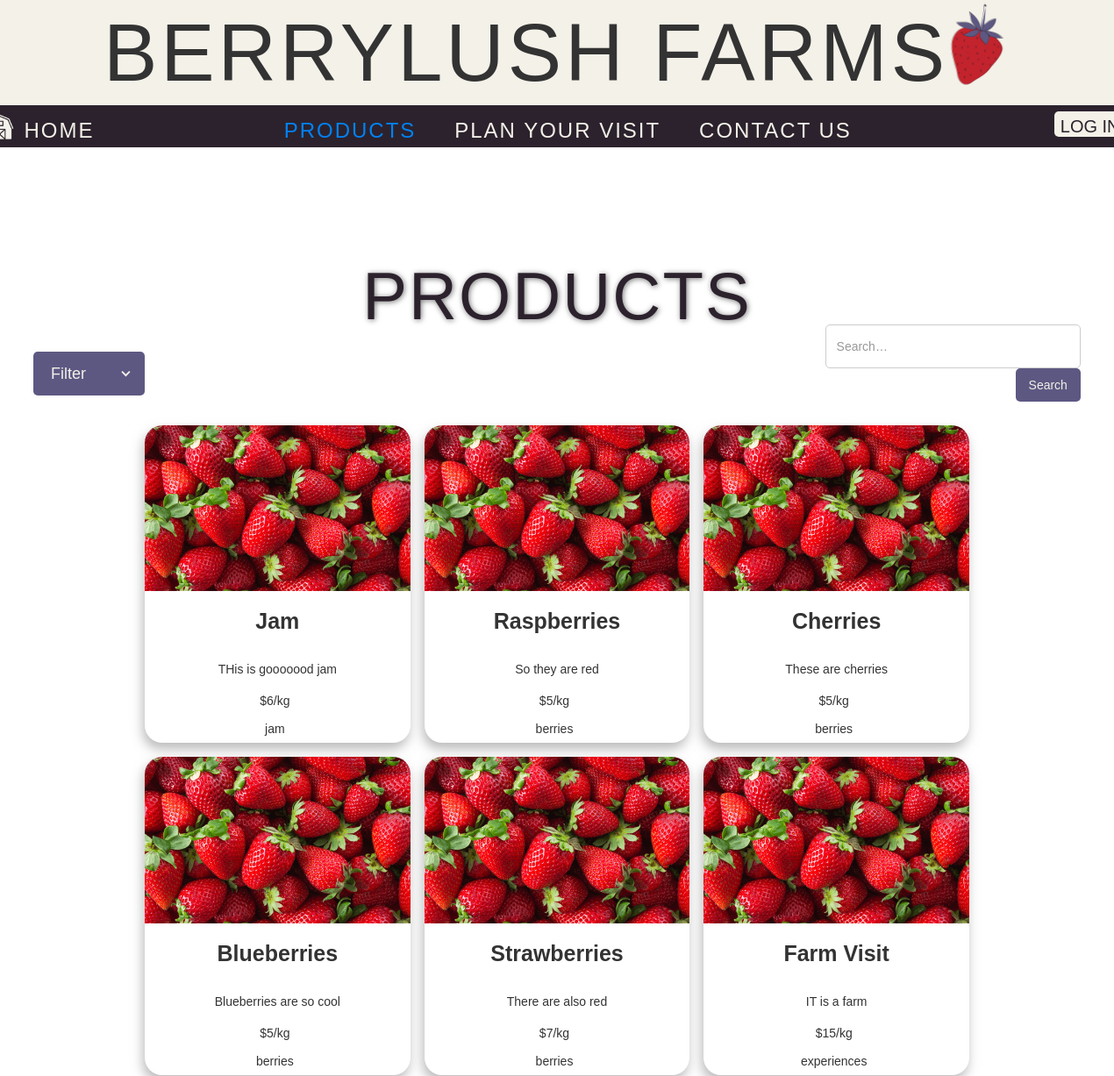
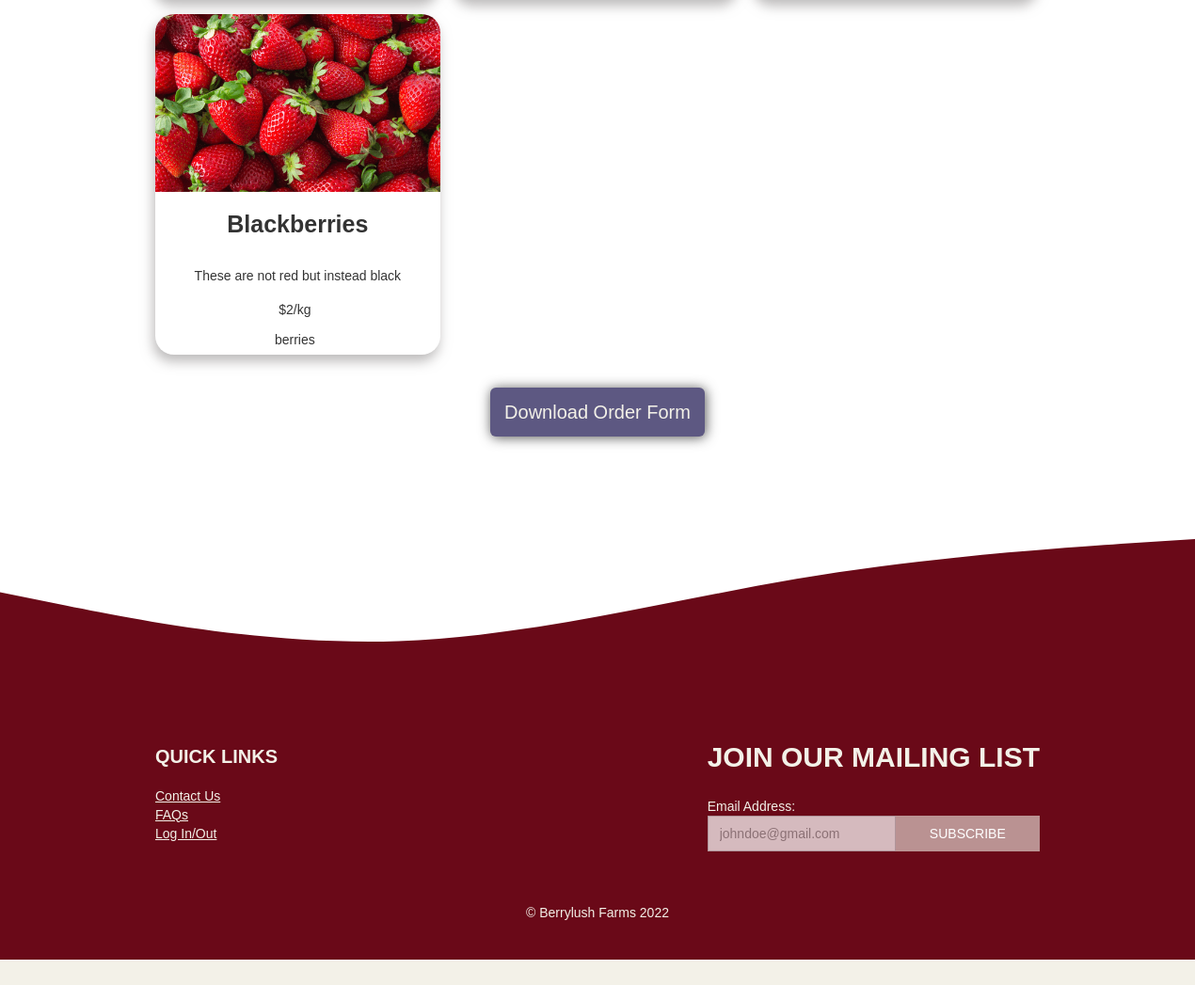
Screenshot of /products/ with the database file from the repository (2 pictures, top to bottom).
### berrylush_app/models.py (models this page shows, shortened)
class Product(models.Model):
    PRODUCT_CATEGORIES = (
        ('Jam', 'JAM'),
        ('Berries', 'BERRIES'),
        ('Experiences', 'EXPERIENCES'),
    )
    title = models.CharField(max_length=256, blank=True, null=True)
    id = models.UUIDField(default=uuid.uuid4, unique=True, primary_key=True, editable=False)
    bio = models.TextField(max_length=256, blank=True, null=True)
    price = models.IntegerField(blank=True, null = True)
    category = models.CharField(max_length=256, choices = PRODUCT_CATEGORIES, blank=True, null=True)

### berrylush_app/views.py (the view)
# urls.py: path('products/', views.products, name="products"),
def products(request):
    query = ''
    if request.GET.get('query'):
        query = request.GET.get('query')
    products = Product.objects.distinct().filter(Q(title__icontains = query) | Q(bio__icontains = query) | Q(price__icontains = query) | Q(category__icontains = query))
    categories = Product.objects.distinct().values_list('category', flat=True)
    context = {'query': query, 'products': products, 'categories': categories}
    return render(request, 'products.html', context)

### templates/products.html (shortened to what this page needs)
<!DOCTYPE html>
{% load static %}
<html data-wf-page="628e314fcfef3575ebe0b58e" data-wf-site="628e314fcfef35723be0b586">
<head>
  <link href="{% static 'ss/normalize.css' %}" rel="stylesheet" type="text/css">
  <link href="{% static 'css/webflow.css' %}" rel="stylesheet" type="text/css">
  <link href="{% static 'css/berrylush-farms-40f935-013dcfb147edea68.webflow.css' %}" rel="stylesheet" type="text/css">
</head>
<body>
  <div class="section-5 wf-section">
    <div class="div-block-5"><img src="{% static 'images/2.png' %}" loading="lazy" alt="" class="image-9">
      <h1 class="heading-7">BERRYLUSH FARMS</h1>
    </div>
  </div>
  <div data-animation="default" data-collapse="medium" data-duration="400" data-easing="ease" data-easing2="ease" role="banner" class="navbar-3 w-nav">
    <div class="w-container">
      <nav role="navigation" class="nav-menu w-nav-menu">
        <a href="{% url 'index' %}" class="w-inline-block"><img data-w-id="ad5a66d9-01c4-9ffc-1477-0bc3040606d3" loading="lazy" src="{% static 'images/Berrylush-Website-Design-1600-×-6000px.png' %}" alt="" class="image-10 nav-item-barn-icon"></a>
        <a href="{% url 'products' %}" aria-current="page" class="nav-link-6 nav-item w-nav-link w--current">PRODUCTS</a>
        <a href="{% url 'plan-your-visit' %}" class="nav-item w-nav-link">PLAN YOUR VISIT</a>
        <a href="{% url 'contact-us' %}" class="nav-item w-nav-link">CONTACT US</a>
        {% if request.user.is_authenticated %}
        <a href="{% url 'logoutUser' %}" class="button-3 w-button">LOG OUT</a>
        {% else %}
        <a href="{% url 'authentication-log-in' %}" class="button-3 w-button">LOG IN</a>
        {% endif %}
        <div class="text-block-4 nav-item nav-item-barn-text">HOME</div>
      </nav>
    </div>
  </div>
  <div class="section-8 wf-section">
    <div class="div-block-15 wave-image-header"><img src="{% static 'images/wave-8.svg' %}" loading="lazy" alt="" class="image-16"></div>
    <div>
      <h1 class="heading-15">PRODUCTS</h1>
    </div>
  </div>
  <div class="section-12 wf-section">
    <div id="w-node-_6757e2f5-75fd-273e-9b6b-c7109cb0a11d-ebe0b58e" class="div-block-20">
      <div data-hover="true" data-delay="0" id="w-node-_6757e2f5-75fd-273e-9b6b-c7109cb0a11e-ebe0b58e" class="dropdown-2 w-dropdown">
        <div class="dropdown-toggle-4 dropdown-toggle-3 w-dropdown-toggle">
          <div class="icon-5 w-icon-dropdown-toggle"></div>
          <div class="text-block-15">Filter</div>
        </div>
      </div>
    </div>
    <div id="w-node-_6757e2f5-75fd-273e-9b6b-c7109cb0a12a-ebe0b58e" class="div-block-19">
      <form class="form" action="" method="get" id="w-node-_6757e2f5-75fd-273e-9b6b-c7109cb0a12b-ebe0b58e" class="search margin-correction w-clearfix w-form">
        <input type="search" class="search-input-2 w-input" maxlength="256" name="query" value="{{query}}" placeholder="Search…" id="search">
        <input type="submit" value="Search" data-w-id="6757e2f5-75fd-273e-9b6b-c7109cb0a12d" class="search-button-2 w-button">
      </form>
    </div>
  </div>
  <div class="section-11 wf-section">
    <div class="container-5 w-container">
      <div class="w-layout-grid grid-4">
        {% for product in products %}
        <div id="w-node-_152499c4-4c35-b19d-3725-b5acf10d93fa-ebe0b58e" class="div-block-21 product-card"><img src="{% static 'images/Screen-Shot-2022-05-24-at-10.22.32-AM.png' %}" loading="lazy" sizes="(max-width: 991px) 100vw, 940px" srcset="{% static 'images/Screen-Shot-2022-05-24-at-10.22.32-AM-p-500.png' %}, {% static 'images/Screen-Shot-2022-05-24-at-10.22.32-AM-p-800.png' %}, {% static 'images/Screen-Shot-2022-05-24-at-10.22.32-AM-p-1080.png' %}, {% static 'images/Screen-Shot-2022-05-24-at-10.22.32-AM.png' %}" alt="" class="image-19">
          <h1 data-w-id="81ddccb6-c285-b582-a11b-d2a9b236bff7" class="heading-18 product-name">{{product.title}}</h1>
          <p class="paragraph-6">{{product.bio}}</p>
          <div class="text-block-16">${{product.price}}/kg</div>
          <div class="text-block-16">{{product.category}}</div>
        </div>
        {% endfor %}
      </div>
    </div>
  </div>
  <div class="download-button-section wf-section">
    <div class="w-container">
      <div class="download-button-wrapper">
        <a data-w-id="e46353ec-ccac-0a28-921a-fd94273e7182" href="{% static 'documents/Product-Order-Form.pdf' %}" target="_blank" class="download-order-form-button w-button">Download Order Form</a>
      </div>
    </div>
  </div><img src="{% static 'images/wave-10.svg' %}" loading="lazy" width="1172" alt="" class="image-11">
  <footer id="footer" class="footer wf-section">
    <div class="div-block-10">
      <div class="div-block-11"></div>
    </div>
    <div class="w-container">
      <div class="footer-flex-container">
        <div data-w-id="bd0e0181-6421-6840-37dc-8973316b6f15" class="div-block-9 footer-content">
          <h1 class="quick-links heading-8 footer-content">QUICK LINKS</h1>
          <a href="{% url 'contact-us' %}" class="link-4 footer-content">Contact Us</a>
          <a href="{% url 'samplePDF' %}" class="link footer-content"><br>FAQs</a>
          <a href="{% url 'authentication-log-in' %}" class="link-3"><br>Log In/Out</a>
        </div>
        <div data-w-id="bd0e0181-6421-6840-37dc-8973316b6f20" class="div-block-8">
          <h2 class="footer-heading footer-content">JOIN OUR MAILING LIST</h2>
          <div class="text-block-6 footer-content">Email Address:</div>
          <div>
            <div class="w-form">
              <form id="email-form-3" name="email-form-3" data-name="Email Form 3" method="get" class="subscribe-form-flex">
                <div class="subscribe-form-input-wrapper"><input type="email" class="subscribe-form-input footer-content w-input" maxlength="256" name="Subscriber-Email-2" data-name="Subscriber Email 2" placeholder="johndoe@gmail.com" id="Subscriber-Email-2" required=""><input type="submit" value="SUBSCRIBE" data-wait="Please wait..." class="submit-button-2 footer-content w-button"></div>
              </form>
            </div>
          </div>
        </div>
      </div>
      <div class="text-block-5 footer-content">© Berrylush Farms 2022</div>
    </div>
  </footer>
</body>
</html>

### static/css/webflow.css (style rules this page uses)
[class^="w-icon-"], [class*=" w-icon-"] { font-family: 'webflow-icons' !important; speak: none; font-style: normal; font-weight: normal; font-variant: normal; text-transform: none; line-height: 1; -webkit-font-smoothing: antialiased; -moz-osx-font-smoothing: grayscale; }
.w-icon-arrow-down:before, .w-icon-dropdown-toggle:before { content: "\e603"; }
* { -webkit-box-sizing: border-box; -moz-box-sizing: border-box; box-sizing: border-box; }
html { height: 100%; }
body { margin: 0; min-height: 100%; background-color: #fff; font-family: Arial, sans-serif; font-size: 14px; line-height: 20px; color: #333; }
img { max-width: 100%; vertical-align: middle; display: inline-block; }
.w-inline-block { max-width: 100%; display: inline-block; }
.w-button { display: inline-block; padding: 9px 15px; background-color: #3898EC; color: white; border: 0; line-height: inherit; text-decoration: none; cursor: pointer; border-radius: 0; }
input.w-button { -webkit-appearance: button; }
h1, h2, h3, h4, h5, h6 { font-weight: bold; margin-bottom: 10px; }
h1 { font-size: 38px; line-height: 44px; margin-top: 20px; }
h2 { font-size: 32px; line-height: 36px; margin-top: 20px; }
p { margin-top: 0; margin-bottom: 10px; }
.w-form { margin: 0 0 15px; }
.w-input, .w-select { display: block; width: 100%; height: 38px; padding: 8px 12px; margin-bottom: 10px; font-size: 14px; line-height: 1.428571429; color: #333333; vertical-align: middle; background-color: #ffffff; border: 1px solid #cccccc; }
.w-container { margin-left: auto; margin-right: auto; max-width: 940px; }
.w-container:before, .w-container:after { content: " "; display: table; grid-column-start: 1; grid-row-start: 1; grid-column-end: 2; grid-row-end: 2; }
.w-container:after { clear: both; }
.w-dropdown { display: inline-block; position: relative; text-align: left; margin-left: auto; margin-right: auto; z-index: 900; }
.w-dropdown-btn, .w-dropdown-toggle, .w-dropdown-link { position: relative; vertical-align: top; text-decoration: none; color: #222222; padding: 20px; text-align: left; margin-left: auto; margin-right: auto; white-space: nowrap; }
.w-dropdown-toggle { -webkit-user-select: none; -moz-user-select: none; -ms-user-select: none; user-select: none; display: inline-block; cursor: pointer; padding-right: 40px; }
.w-icon-dropdown-toggle { position: absolute; top: 0; right: 0; bottom: 0; margin: auto; margin-right: 20px; width: 1em; height: 1em; }
.w-nav { position: relative; background: #dddddd; z-index: 1000; }
.w-nav:before, .w-nav:after { content: " "; display: table; grid-column-start: 1; grid-row-start: 1; grid-column-end: 2; grid-row-end: 2; }
.w-nav:after { clear: both; }
.w-nav-link { position: relative; display: inline-block; vertical-align: top; text-decoration: none; color: #222222; padding: 20px; text-align: left; margin-left: auto; margin-right: auto; }
.w-nav-link.w--current { color: #0082f3; }
.w-nav-menu { position: relative; float: right; }

### rows the page displays
Product: title "Jam", bio "THis is gooooood jam", price "6", category "jam"
Product: title "Raspberries", bio "So they are red", price "5", category "berries"
Product: title "Cherries", bio "These are cherries", price "5", category "berries"
Product: title "Blueberries", bio "Blueberries are so cool", price "5", category "berries"
Product: title "Strawberries", bio "There are also red", price "7", category "berries"
Product: title "Farm Visit", bio "IT is a farm", price "15", category "experiences"
Product: title "Blackberries", bio "These are not red but instead black", price "2", category "berries"
